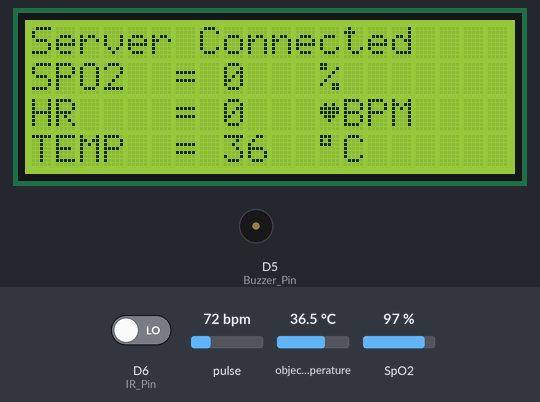
Bench run of a sketch on a simulated ESP8266 (NodeMCU). On the bench: 20×4 character LCD, buzzer (waves = sounding, pin HIGH). The inputs (shaded band) are chosen by the test bench; at power-on: pulse 72 bpm, D6 (IR_Pin) LOW, object temperature 36.5 °C, SpO2 97 %. WiFi joins after 1.5 s; servers stay silent unless stated.

Above: at 4.6 s.
4.7 s: pulse set to 98 bpm
At 6.8 s:
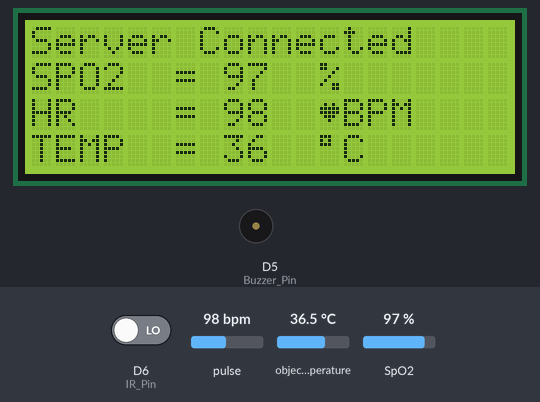
7.4 s: pulse set to 102 bpm
At 10.0 s:
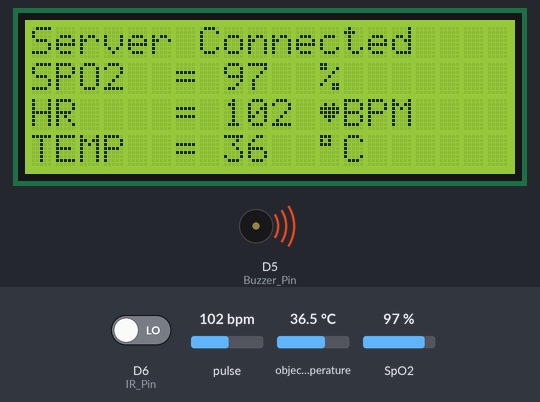
13.1 s: D6 (IR_Pin) driven HIGH
At 15.3 s:
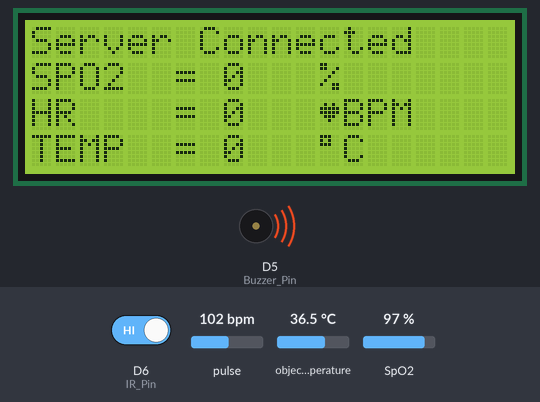
16.5 s: D6 (IR_Pin) driven LOW
At 19.5 s:
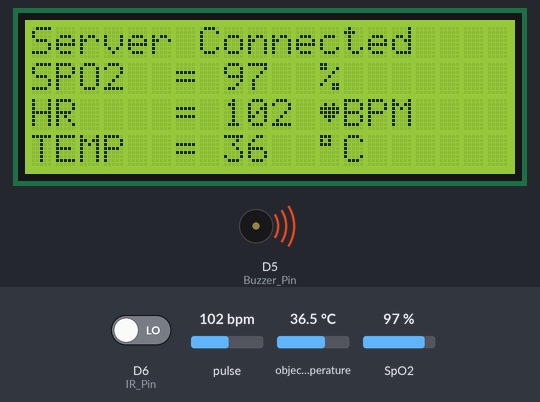
22.2 s: object temperature set to 20 °C
At 24.9 s:
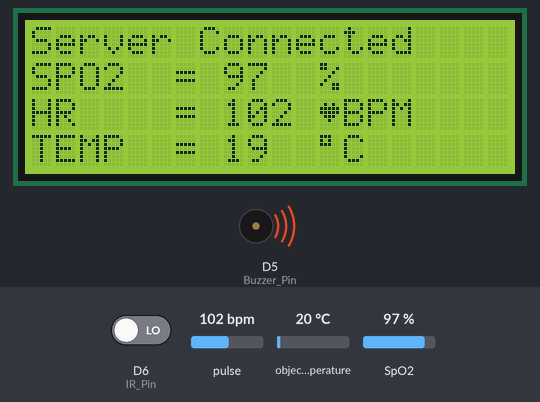
25.6 s: SpO2 set to 100 %
At 28.2 s:
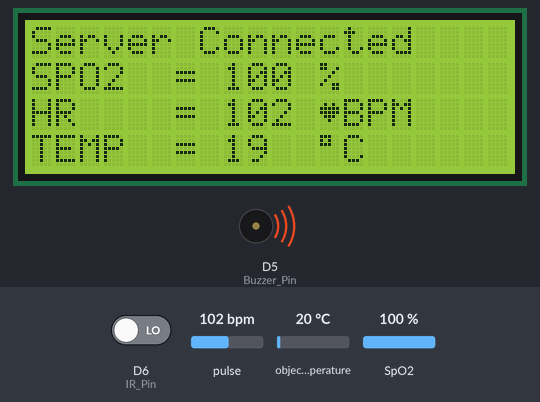
Timing chart, 0 to 29.7 s (numbered marks = the images above; inputs shaded):
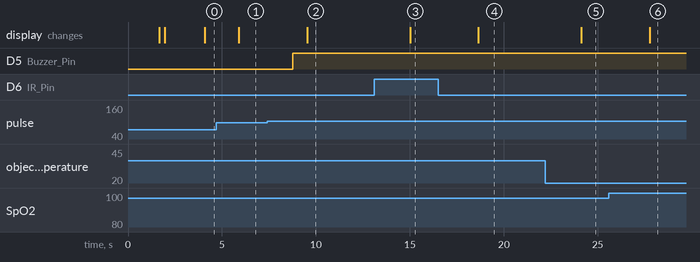

The sketch:

NodeMCU_V1.0.ino
```cpp
// create your own Blynk app Project then add your information below
#define BLYNK_TEMPLATE_ID ""
#define BLYNK_DEVICE_NAME ""
#define BLYNK_AUTH_TOKEN ""

//	// Uncomment for debugging
// #define Serial_Debug
// #define BLYNK_PRINT Serial
// #define BLYNK_DEBUG

#include <Wire.h>
#include <Blynk.h>
#include <ESP8266WiFi.h>
#include <BlynkSimpleEsp8266.h>
#include "MAX30100_PulseOximeter.h"
#include <Adafruit_MLX90614.h>
#include <LiquidCrystal_I2C.h>
#include <WiFiManager.h>

// Configure WIFI_Hotspot User and Pass
#define MANAGER_USER "EGI"
#define MANAGER_PASS "123456789"


#define REPORTING_PERIOD_MS 350
#define LCD_I2C_Address 0x27
#define Buzzer_Pin D5
#define IR_Pin D6

LiquidCrystal_I2C lcd(LCD_I2C_Address, 20, 4);
Adafruit_MLX90614 mlx = Adafruit_MLX90614();
PulseOximeter pox;

int BPM;
int SPO2;
byte flag = 0;
float object;
int ambiant;
uint32_t tsLastReport = 0;

byte Heart[8] = {
    0b00000,
    0b01010,
    0b11111,
    0b11111,
    0b01110,
    0b00100,
    0b00000,
    0b00000};

String ssid = ""; // Your WiFi credentials.
String pass = "";

// Callback (registered below) fired when a pulse is detected
void onBeatDetected()
{
#ifdef Serial_Debug
  Serial.println("Beat!");
#endif
  BPM = pox.getHeartRate();
  SPO2 = pox.getSpO2();
  if (SPO2 > 100 || SPO2 < 0)
  {
    SPO2 = 0;
  }
  if (digitalRead(IR_Pin))
  {
    SPO2 = 0;
    BPM = 0;
  }
}
void wifiSetup(void)
{
  WiFi.mode(WIFI_STA); // explicitly set mode, esp defaults to STA+AP

  WiFiManager wm;

  // reset settings - wipe stored credentials for testing
  // these are stored by the esp library
  //    wm.resetSettings();

  // Automatically connect using saved credentials,
  // if connection fails, it starts an access point with the specified name ( "AutoConnectAP"),
  // if empty will auto generate SSID, if password is blank it will be anonymous AP (wm.autoConnect())
  // then goes into a blocking loop awaiting configuration and will return success result

  bool res;
  lcd.setCursor(0, 0);
  lcd.print("Connect To Manager");
  lcd.setCursor(0, 1);
  lcd.print("User > ");
  lcd.print(MANAGER_USER);
  lcd.setCursor(0, 2);
  lcd.print("Pass > ");
  lcd.print(MANAGER_PASS);
  lcd.setCursor(0, 3);
  lcd.print("IP > ");
  lcd.print("192.168.4.1");

  res = wm.autoConnect(MANAGER_USER, MANAGER_PASS); // password protected ap

  if (!res)
  {
#ifdef Serial_Debug
    Serial.println("Failed to connect");
#endif
    lcd.clear();
    lcd.setCursor(0, 0);
    lcd.print("  Failed to connect");
    lcd.setCursor(0, 1);
    lcd.print("");
  }
  else
  {
    ssid = wm.getWiFiSSID();
    pass = wm.getWiFiPass();
// if you get here you have connected to the WiFi
#ifdef Serial_Debug
    Serial.println("Connected... :)");
    Serial.println(ssid);
    Serial.println(pass);
#endif
    lcd.clear();
    lcd.setCursor(0, 0);
    lcd.print("WIFI Connected");
  }
}

void LCD_Setup(void)
{
  lcd.init();

  // Make sure backlight is on
  lcd.backlight();
  lcd.createChar(0, Heart);
  // Clears the LCD screen
  lcd.clear();
}

void LCD_Report_Data(void)
{
  lcd.setCursor(0, 1);
  lcd.print("SPO2  = ");

  lcd.setCursor(0, 2);
  lcd.print("HR    = ");

  lcd.setCursor(0, 3);
  lcd.print("TEMP  = ");

  lcd.setCursor(8, 1);
  lcd.print("       ");
  lcd.setCursor(8, 1);
  lcd.print(SPO2);
  lcd.setCursor(12, 1);
  lcd.print('%');

  lcd.setCursor(8, 2);
  lcd.print("       ");
  lcd.setCursor(8, 2);
  lcd.print(BPM);
  lcd.setCursor(12, 2);
  lcd.write(0);
  lcd.print("BPM");

  lcd.setCursor(8, 3);
  lcd.print("       ");
  lcd.setCursor(8, 3);
  lcd.print((int)object);
  lcd.setCursor(12, 3);
  lcd.print((char)0xDF);
  lcd.print("C");
}

void setup()
{
#ifdef Serial_Debug
  Serial.begin(115200);
#endif
  LCD_Setup();
  wifiSetup();

  //    Blynk.begin(BLYNK_AUTH_TOKEN, ssid, pass);
  if (WiFi.status() == WL_CONNECTED)
  {
    Blynk.config(BLYNK_AUTH_TOKEN);
    if (!Blynk.connect())
    {
#ifdef Serial_Debug
      Serial.println("Server Not Connected");
#endif
      lcd.setCursor(0, 1);
      lcd.print("Server Not Connected");
      delay(1000);
    }
    else
    {
#ifdef Serial_Debug
      Serial.println("Server Connected");
#endif
      lcd.setCursor(0, 0);
      lcd.print("Server Connected");
      delay(1000);
    }
  }

  if (!mlx.begin(0x5A))
  {
#ifdef Serial_Debug
    Serial.println("MLX90614 NOT FOUND");
#endif
  }
  Wire.setClock(100000UL);
#ifdef Serial_Debug
  Serial.print("Initializing pulse oximeter..");
#endif
  // init buzzer
  pinMode(Buzzer_Pin, OUTPUT);
  pinMode(IR_Pin, INPUT);
  // Initialize the PulseOximeter instance
  if (!pox.begin())
  {
#ifdef Serial_Debug
    Serial.println("FAILED");
#endif
  }
  else
  {
#ifdef Serial_Debug
    Serial.println("SUCCESS");
#endif
  }
  pox.setOnBeatDetectedCallback(onBeatDetected);
}

void loop()
{
  if (WiFi.status() == WL_CONNECTED)
  {
    Blynk.run();
  }
  // Make sure to call update as fast as possible
  pox.update();

  if (millis() - tsLastReport > REPORTING_PERIOD_MS)
  {
    switch (flag)
    {
    case 0:
      BPM = pox.getHeartRate();
      SPO2 = pox.getSpO2();

      #ifdef Serial_Debug
        Serial.print("Heart rate:");
        Serial.print(BPM);
        Serial.print("bpm / SpO2:");
        Serial.print(SPO2);
        Serial.println("%");
      #endif
      if (SPO2 > 100 || SPO2 < 0)
      {
        SPO2 = 0;
      }

      flag = 1;
      break;

    case 1:
      if ((SPO2 > 0 && SPO2 < 90) || (BPM > 100) || ((int)object > 37))
      {
        digitalWrite(Buzzer_Pin, HIGH);
        Blynk.logEvent("critical_value",
       ((SPO2 > 0 && SPO2 < 90)?(String("SPO2: ") + String(SPO2)):"") +
 (BPM>100?(String("  HR: ") +String(BPM)) :"" ) +
 (((int)object > 37)? (String("\nTemp: ") + String((int)object)):"") );
        #ifdef Serial_Debug
          Serial.println(" Buzzer ON");
        #endif
      }
      else
      {
        digitalWrite(Buzzer_Pin, LOW);
        #ifdef Serial_Debug
          Serial.println(" Buzzer OFF");
        #endif
      }
      flag = 2;
      break;

    case 2:
      if (!digitalRead(IR_Pin))
      {
        object = mlx.readObjectTempC();
      }
      else
      {
        object = 0;
        SPO2 = 0;
        BPM = 0;
      }

      #ifdef Serial_Debug
        Serial.print("Object = ");
        Serial.print(object);
        Serial.println();
      #endif
      flag = 3;
      break;

    case 3:
      LCD_Report_Data();
      flag = 4;
      break;

    case 4:
      if (Blynk.connected())
      {
        Blynk.virtualWrite(V3, BPM);
        Blynk.virtualWrite(V4, SPO2);
        Blynk.virtualWrite(V5, object);
        flag = 0;
      }
      else
      {
      // server not connected ( hence no report )
      flag = 0;
      #ifdef Serial_Debug
        Serial.println("Server disconnected");
      #endif
      lcd.setCursor(0, 0);
      lcd.print("Server disconnected");
      }

      break;

    default:
    break;
    }
    tsLastReport = millis();
  }
}
```

Measured:
- the behaviour switches between 100 and 101 bpm on pulse (found by bisection; images 1 and 2)
- after the input at 4.7 s, the display: changes after 1.2 s (image 1)
- after the input at 7.4 s, D5 (Buzzer_Pin): LOW → HIGH after 1.4 s; the display: changes after 2.1 s (image 2)
- after the input at 13.1 s, the display: changes after 1.9 s (image 3)
- after the input at 16.5 s, the display: changes after 2.2 s (image 4)
- after the input at 22.2 s, the display: changes after 1.9 s (image 5)
- after the input at 25.6 s, the display: changes after 2.2 s (image 6)
